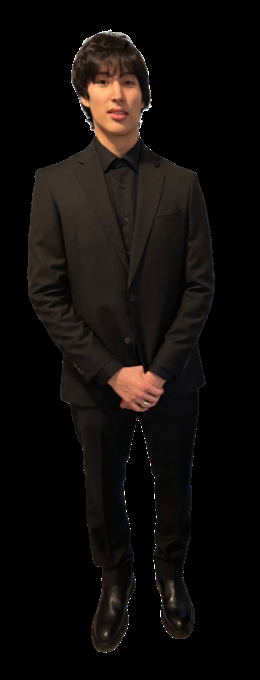
#> input picture media-src/CutoutAndre.png, 260 x 680 px
$ python portrait_icon.py ../media-src/CutoutAndre.png
#> lines starting #> are read from the running program, lines starting #| are printed output that depends on the picture; after the words box and inside, x2 and y2 are one past the last pixel; in counts of white or black regions, pixels touching at a corner belong together
#!/usr/bin/env python3
"""Draw the tab icon from a headshot: python3 scripts/portrait_icon.py path/to/headshot.jpg

The photo's colours are flattened into a few planes (L0 smoothing) and inked where the photo
has its own edges, so the drawing keeps the likeness. Written for a 1000 x 1000 headshot with
the face centred; CROP and the one retouch below are in that photo's pixels.

Needs numpy + opencv-contrib-python (for ximgproc). Writes public/favicon.png (round) and
public/apple-touch-icon.png (square; iOS rounds it).
"""
import sys
from pathlib import Path
import cv2, numpy as np

OUT = Path(__file__).resolve().parent.parent / "public"
CROP = (167, 66, 650)                 # x, y, side: the head, with the collar just in
INK = (30, 26, 34)                    # BGR: a warm brown-black


def ink_lines(L, sigma=1.7, tau=0.983, phi=2.8):
    """Difference of Gaussians, soft-thresholded: 1 is paper, towards 0 is ink."""
    d = cv2.GaussianBlur(L, (0, 0), sigma) - tau * cv2.GaussianBlur(L, (0, 0), sigma * 1.6)
    return np.where(d > 0, 1.0, 1 + np.tanh(phi * d)).astype(np.float32)


def despeckle(lines, min_area=70):
    """Drop the marks too small to be a stroke."""
    n, labels, stats, _ = cv2.connectedComponentsWithStats((lines < 0.72).astype(np.uint8), connectivity=8)
    small = np.isin(labels, np.where(stats[:, cv2.CC_STAT_AREA] < min_area)[0]).astype(np.uint8)
    out = lines.copy()
    out[cv2.dilate(small, np.ones((3, 3), np.uint8)).astype(bool)] = 1.0
    return out


def draw(photo):
    soft = photo.copy()
    for _ in range(3):
        soft = cv2.bilateralFilter(soft, 9, 28, 6)
    flat = cv2.ximgproc.l0Smooth(photo, None, 0.020, 2.0)
    colour = cv2.addWeighted(flat, 0.65, soft, 0.35, 0).astype(np.float32)   # flat planes, a little of the photo's shading
    L = cv2.cvtColor(soft.astype(np.float32) / 255, cv2.COLOR_BGR2LAB)[..., 0]
    lines = despeckle(ink_lines(L))
    lines[585:608, 528:562] = 1.0     # one stray dash under the lower lip
    lines = cv2.GaussianBlur(lines, (0, 0), 0.6)[..., None]
    art = colour * lines + np.array(INK, np.float32) * (1 - lines)
    x, y, side = CROP
    return art.clip(0, 255).astype(np.uint8)[y:y + side, x:x + side]


def icon(art, size, circle):
    small = cv2.resize(art, (size, size), interpolation=cv2.INTER_AREA).astype(np.float32)
    if size <= 96:                    # a touch of sharpening so the lines survive the shrink
        small = np.clip(small + 0.6 * (small - cv2.GaussianBlur(small, (0, 0), 1.0)), 0, 255)
    alpha = np.full((size, size), 255, np.uint8)
    if circle:
        yy, xx = np.mgrid[0:size, 0:size]
        alpha = (np.clip(size / 2 - np.hypot(xx - size / 2 + .5, yy - size / 2 + .5) + .5, 0, 1) * 255).astype(np.uint8)
    return np.dstack([small.astype(np.uint8), alpha])


if __name__ == "__main__":
    art = draw(cv2.imread(sys.argv[1]))
#> in draw, soft is the input picture: shape (680, 260, 3); mean B, G, R 10.7, 12.7, 16
#> in ink_lines, `d = cv2.GaussianBlur(L, (0, 0), sigma) - tau * cv2.GaussianBlur(L, (0,..`:
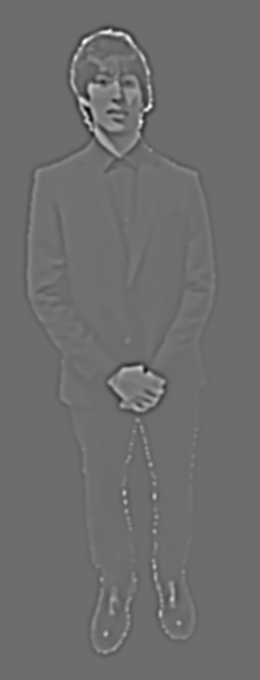
#> d: shape (680, 260) float32; min -13.38, max 17.67, mean 0.0864; drawn with min black and max white
#> in despeckle, `n, labels, stats, _ = cv2.connectedComponentsWithStats((lines < 0.72)...`:
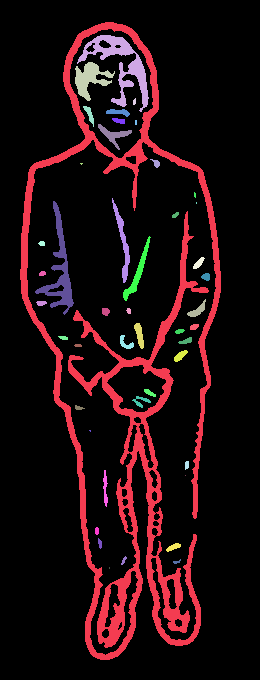
#> labels: shape (680, 260) int32; 47 distinct labels, from 0 to 46; one colour per label, 0 black
#> in despeckle, `n, labels, stats, _ = cv2.connectedComponentsWithStats((lines < 0.72)...`: n = 47; stats = 47 rows, first 6: [0, 0, 260, 680, 151861], [20, 22, 201, 638, 18820], [77, 35, 72, 77, 1522], [75, 62, 40, 39, 688], [133, 98, 3, 7, 17], [83, 106, 11, 21, 90]
#> in despeckle, `small = np.isin(labels, np.where(stats[:, cv2.CC_STAT_AREA] < min_area..`:
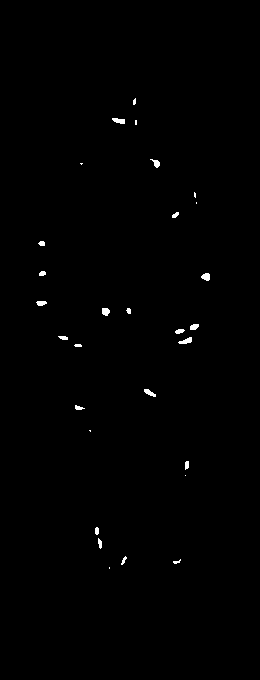
#> small: shape (680, 260); values 0 (black) and 1 (white), 0.46% white; 29 white regions (8 under 20 px), largest, box (x1, y1, x2, y2) and area: (178, 337, 192, 344) 58, (112, 118, 125, 124) 56, (201, 273, 210, 281) 54
#> in despeckle, `out[cv2.dilate(small, np.ones((3, 3), np.uint8)).astype(bool)] = 1.0`:
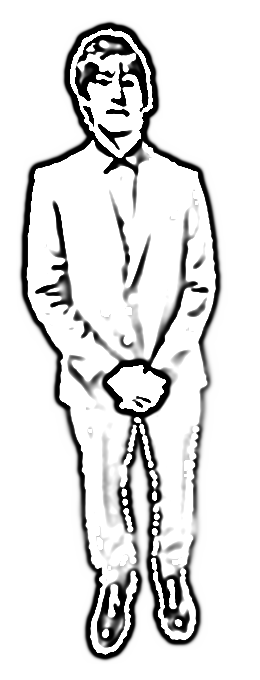
#> out: shape (680, 260) float32; min 0, max 1, mean 0.884
#> in draw, `art = colour * lines + np.array(INK, np.float32) * (1 - lines)`:
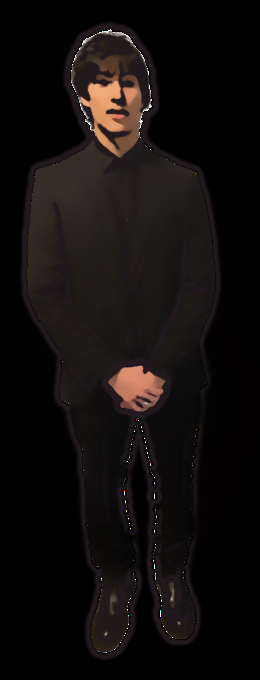
#> art: shape (680, 260, 3) float32; mean B, G, R 13, 14.2, 18
#> in draw, `return art.clip(0, 255).astype(np.uint8)[y:y + side, x:x + side]`:
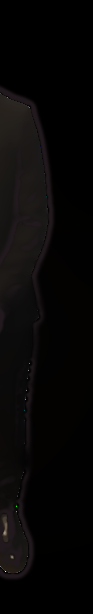
#> returned value: shape (614, 93, 3); mean of channels 0, 1, 2 6.6, 6.8, 8.2; drawn as B, G, R
    cv2.imwrite(str(OUT / "favicon.png"), icon(art, 96, True))
#> in icon, `small = cv2.resize(art, (size, size), interpolation=cv2.INTER_AREA).as..`:
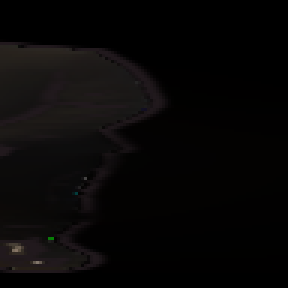
#> small: shape (96, 96, 3) float32 (shown 3 times larger); mean of channels 0, 1, 2 6.6, 6.8, 8.2; drawn as B, G, R
    cv2.imwrite(str(OUT / "apple-touch-icon.png"), icon(art, 180, False))
